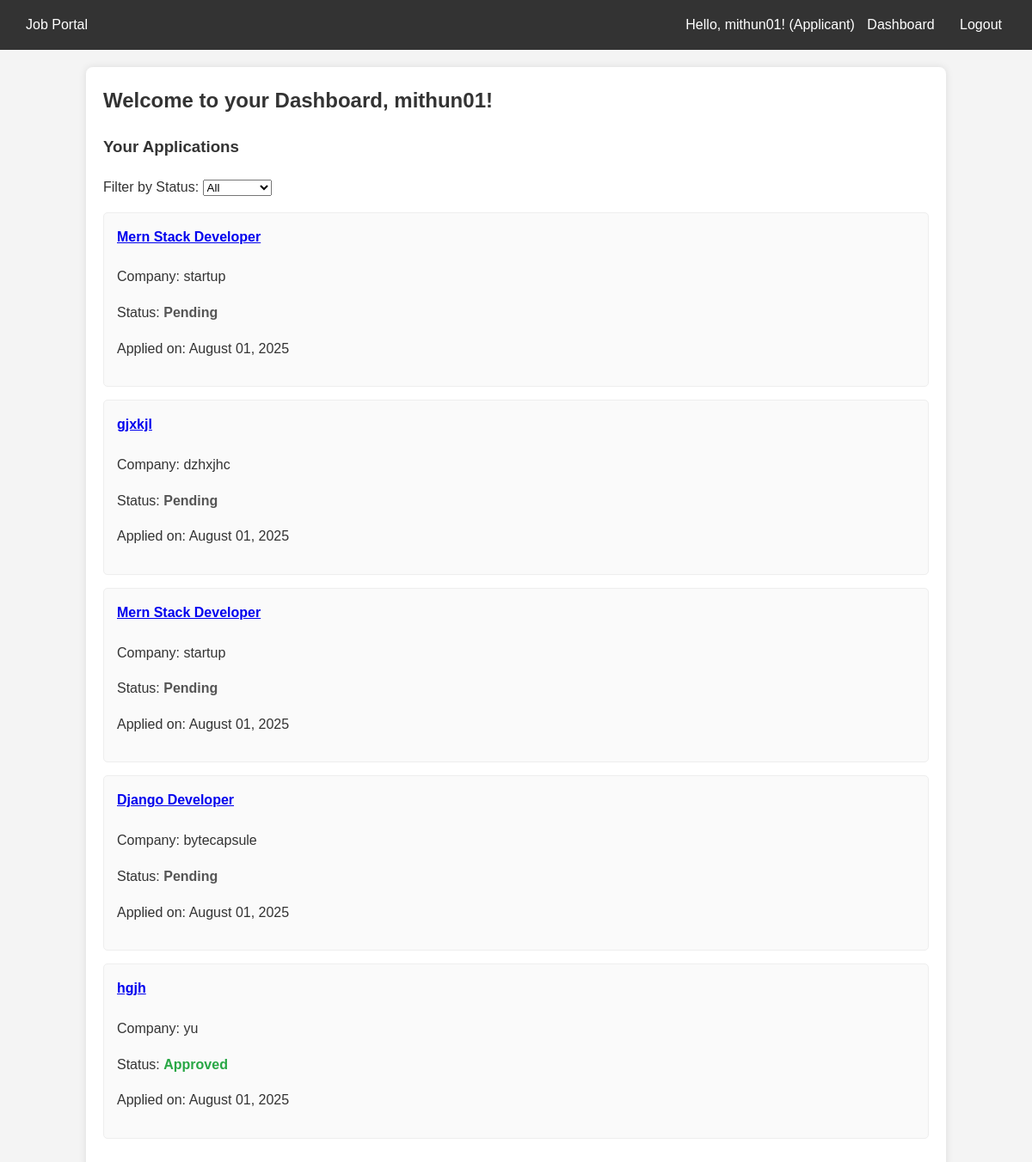
The page /applicant/dashboard/ (signed in) on the database its author committed.
### jobs/models.py (models this page shows, shortened)
class User(AbstractUser):
    ROLE_CHOICES = (
        ('applicant', 'Applicant'),
        ('employer', 'Employer'),
    )
    role = models.CharField(max_length=20, choices=ROLE_CHOICES, default='applicant')

class Application(models.Model):
    job = models.ForeignKey(Job, on_delete=models.CASCADE, related_name='applications')
    applicant = models.ForeignKey(User, on_delete=models.CASCADE, related_name='applications_submitted')
    resume = models.FileField(upload_to='resumes/')
    cover_letter = models.TextField()
    applied_at = models.DateTimeField(auto_now_add=True)
    status = models.CharField(max_length=20, choices=APPLICATION_STATUS_CHOICES, default='Pending')
    class Meta:
        unique_together = ('job', 'applicant')

class Job(models.Model):
    title = models.CharField(max_length=255)
    company_name = models.CharField(max_length=255)
    location = models.CharField(max_length=255)
    description = models.TextField()
    posted_by = models.ForeignKey(User, on_delete=models.CASCADE, related_name='posted_jobs')
    created_at = models.DateTimeField(auto_now_add=True)

### jobs/views.py (the view)
# urls.py: path('applicant/dashboard/', job_views.applicant_dashboard, name='applicant_dashboard'),
@login_required
def applicant_dashboard(request):
    status_filter = request.GET.get('status')
    applications = Application.objects.filter(applicant=request.user)
    if status_filter in dict(APPLICATION_STATUS_CHOICES):
        applications = applications.filter(status=status_filter)
    return render(request, 'jobs/applicant_dashboard.html', {
        'applications': applications,
        'status_choices': APPLICATION_STATUS_CHOICES,
        'selected_status': status_filter,
    })

### jobs/templates/jobs/applicant_dashboard.html (shortened to what this page needs)
{% extends 'jobs/base.html' %}
{% block content %}
    <h2>Welcome to your Dashboard, {{ user.username }}!</h2>
    <h3>Your Applications</h3>
    <form method="get" class="mb-3">
        <label for="status-filter">Filter by Status:</label>
        <select name="status" id="status-filter" onchange="this.form.submit()">
            <option value="">All</option>
        </select>
    </form>
    {% if applications %}
        <ul>
            {% for application in applications %}
                <li class="job-card">
                    <h4><a href="{% url 'job_detail' application.job.id %}">{{ application.job.title }}</a></h4>
                    <p>Company: {{ application.job.company_name }}</p>
                    <p>Status: <span class="status-{{ application.status|lower }}">{{ application.status }}</span></p>
                    <p>Applied on: {{ application.applied_at|date:"F d, Y" }}</p>
                </li>
            {% endfor %}
        </ul>
    {% else %}
        <p>You have not applied for any jobs yet.</p>
    {% endif %}
{% endblock %}

### jobs/templates/jobs/base.html (shortened to what this page needs)
<!DOCTYPE html>
<html lang="en">
<head>
</head>
<body>
    <nav class="navbar">
        <div>
            <a href="{% url 'home' %}">Job Portal</a>
        </div>
        <div>
            {% if user.is_authenticated %}
                <span>Hello, {{ user.username }}! ({{ user.role|capfirst }})</span>
                {% if user.role == 'employer' %}
                    <a href="{% url 'employer_dashboard' %}">Dashboard</a>
                {% elif user.role == 'applicant' %}
                    <a href="{% url 'applicant_dashboard' %}">Dashboard</a>
                {% endif %}
               <form action="{% url 'logout' %}" method="post" style="display:inline;">
    <button type="submit" class="btn" style="background:none;border:none;color:white;cursor:pointer;">Logout</button>
</form>
            {% else %}
                <a href="{% url 'login' %}">Login</a>
                <a href="{% url 'register' %}">Register</a>
            {% endif %}
        </div>
    </nav>
    <div class="container">
        {% block content %}{% endblock %}
    </div>
</body>
</html>

### jobs/templates/jobs/base.html (style rules this page uses)
body { font-family: Arial, sans-serif; margin: 0; padding: 0; background-color: #f4f4f4; color: #333; line-height: 1.6; }
.navbar { background-color: #333; color: white; padding: 10px 20px; display: flex; justify-content: space-between; align-items: center; }
.navbar a { color: white; text-decoration: none; margin: 0 10px; padding: 5px 0; }
.container { max-width: 960px; margin: 20px auto; padding: 20px; background-color: white; border-radius: 8px; box-shadow: 0 0 10px rgba(0,0,0,0.1); }
h1, h2, h3, h4 { color: #333; margin-top: 0; }
ul { list-style: none; padding: 0; }
li { margin-bottom: 10px; }
.btn { background-color: #007bff; color: white; padding: 10px 15px; border: none; border-radius: 4px; cursor: pointer; text-decoration: none; display: inline-block; font-size: 1rem; }
.job-card { border: 1px solid #eee; padding: 15px; margin-bottom: 15px; border-radius: 5px; background-color: #fafafa; }
.status-pending { color: #555; font-weight: bold; }
.status-approved { color: #28a745; font-weight: bold; }

### rows shown on the page
User: username "mithun01", role "Applicant"
Application: job "Mern Stack Developer", job.company_name "startup", status "Pending", applied_at "August 01, 2025"
Application: job "gjxkjl", job.company_name "dzhxjhc", status "Pending", applied_at "August 01, 2025"
Application: job "Mern Stack Developer", job.company_name "startup", status "Pending", applied_at "August 01, 2025"
Application: job "Django Developer", job.company_name "bytecapsule", status "Pending", applied_at "August 01, 2025"
Application: job "hgjh", job.company_name "yu", status "Approved", applied_at "August 01, 2025"
